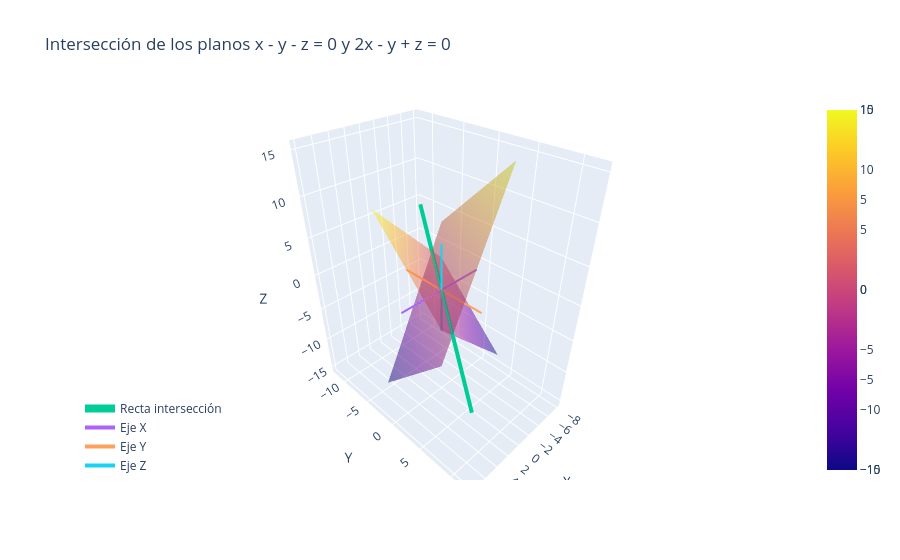

Notebook source saved alongside this figure:
### Markdown cell above
## 6) Interpretación geométrica

* El sistema homogéneo define la intersección de dos planos que pasan por el origen.
* Su intersección es una recta.
* El vector $(-2,-3,1)$ da la dirección de esa recta.
* Todo vector solución es un múltiplo escalar de ese vector.

### Code cell
import numpy as np
import plotly.graph_objects as go

# =========================
# Mallado para los planos
# =========================
x = np.linspace(-5, 5, 40)
y = np.linspace(-5, 5, 40)
X, Y = np.meshgrid(x, y)

# Plano 1: x - y - z = 0  →  z = x - y
Z1 = X - Y

# Plano 2: 2x - y + z = 0 → z = y - 2x
Z2 = Y - 2*X

# =========================
# Recta intersección
# (x,y,z) = t(-2,-3,1)
# =========================
t = np.linspace(-4, 4, 50)
xr = -2*t
yr = -3*t
zr = t

# =========================
# Crear figura
# =========================
fig = go.Figure()

# Plano 1
fig.add_trace(go.Surface(
    x=X, y=Y, z=Z1,
    opacity=0.5,
    name="Plano x - y - z = 0"
))

# Plano 2
fig.add_trace(go.Surface(
    x=X, y=Y, z=Z2,
    opacity=0.5,
    name="Plano 2x - y + z = 0"
))

# Recta intersección resaltada
fig.add_trace(go.Scatter3d(
    x=xr, y=yr, z=zr,
    mode='lines',
    line=dict(width=8),
    name="Recta intersección"
))

# =========================
# Ejes coordenados
# =========================
L = 6

# eje X
fig.add_trace(go.Scatter3d(
    x=[-L, L], y=[0, 0], z=[0, 0],
    mode='lines',
    line=dict(width=4),
    name="Eje X"
))

# eje Y
fig.add_trace(go.Scatter3d(
    x=[0, 0], y=[-L, L], z=[0, 0],
    mode='lines',
    line=dict(width=4),
    name="Eje Y"
))

# eje Z
fig.add_trace(go.Scatter3d(
    x=[0, 0], y=[0, 0], z=[-L, L],
    mode='lines',
    line=dict(width=4),
    name="Eje Z"
))

# =========================
# Ajustes visuales
# =========================
fig.update_layout(
    title="Intersección de los planos x - y - z = 0 y 2x - y + z = 0",
    scene=dict(
        xaxis_title='X',
        yaxis_title='Y',
        zaxis_title='Z'
    ),
    legend=dict(
        x=0,
        y=0,
        xanchor='left',
        yanchor='bottom',
        bgcolor='rgba(255,255,255,0.7)'
    )
)

fig.show()
fig.write_image(r"C:\Users\marco\Downloads\planos_recta_interseccion.png")

### Figure 1 — Plotly figure (JSON) as saved in the notebook; plotly's stock layout.template omitted (floating-point values rounded to 4 significant figures; data arrays with more than 128 entries replaced by an {"elided": "..."} marker saying what was removed)
{"data": [{"name": "Plano x - y - z = 0", "opacity": 0.5, "type": "surface", "x": {"elided": "40x40 float values"}, "y": {"elided": "40x40 float values"}, "z": {"elided": "40x40 float values"}}, {"name": "Plano 2x - y + z = 0", "opacity": 0.5, "type": "surface", "x": {"elided": "40x40 float values"}, "y": {"elided": "40x40 float values"}, "z": {"elided": "40x40 float values"}}, {"line": {"width": 8}, "mode": "lines", "name": "Recta intersección", "type": "scatter3d", "x": [8.0, 7.673, 7.347, 7.02, 6.694, 6.367, 6.041, 5.714, 5.388, 5.061, 4.735, 4.408, 4.082, 3.755, 3.429, 3.102, 2.776, 2.449, 2.122, 1.796, 1.469, 1.143, 0.8163, 0.4898, 0.1633, -0.1633, -0.4898, -0.8163, -1.143, -1.469, -1.796, -2.122, -2.449, -2.776, -3.102, -3.429, -3.755, -4.082, -4.408, -4.735, -5.061, -5.388, -5.714, -6.041, -6.367, -6.694, -7.02, -7.347, -7.673, -8.0], "y": [12.0, 11.51, 11.02, 10.53, 10.04, 9.551, 9.061, 8.571, 8.082, 7.592, 7.102, 6.612, 6.122, 5.633, 5.143, 4.653, 4.163, 3.673, 3.184, 2.694, 2.204, 1.714, 1.224, 0.7347, 0.2449, -0.2449, -0.7347, -1.224, -1.714, -2.204, -2.694, -3.184, -3.673, -4.163, -4.653, -5.143, -5.633, -6.122, -6.612, -7.102, -7.592, -8.082, -8.571, -9.061, -9.551, -10.04, -10.53, -11.02, -11.51, -12.0], "z": [-4.0, -3.837, -3.673, -3.51, -3.347, -3.184, -3.02, -2.857, -2.694, -2.531, -2.367, -2.204, -2.041, -1.878, -1.714, -1.551, -1.388, -1.224, -1.061, -0.898, -0.7347, -0.5714, -0.4082, -0.2449, -0.08163, 0.08163, 0.2449, 0.4082, 0.5714, 0.7347, 0.898, 1.061, 1.224, 1.388, 1.551, 1.714, 1.878, 2.041, 2.204, 2.367, 2.531, 2.694, 2.857, 3.02, 3.184, 3.347, 3.51, 3.673, 3.837, 4.0]}, {"line": {"width": 4}, "mode": "lines", "name": "Eje X", "type": "scatter3d", "x": [-6, 6], "y": [0, 0], "z": [0, 0]}, {"line": {"width": 4}, "mode": "lines", "name": "Eje Y", "type": "scatter3d", "x": [0, 0], "y": [-6, 6], "z": [0, 0]}, {"line": {"width": 4}, "mode": "lines", "name": "Eje Z", "type": "scatter3d", "x": [0, 0], "y": [0, 0], "z": [-6, 6]}], "layout": {"legend": {"bgcolor": "rgba(255,255,255,0.7)", "x": 0, "xanchor": "left", "y": 0, "yanchor": "bottom"}, "scene": {"xaxis": {"title": {"text": "X"}}, "yaxis": {"title": {"text": "Y"}}, "zaxis": {"title": {"text": "Z"}}}, "title": {"text": "Intersección de los planos x - y - z = 0 y 2x - y + z = 0"}}}
